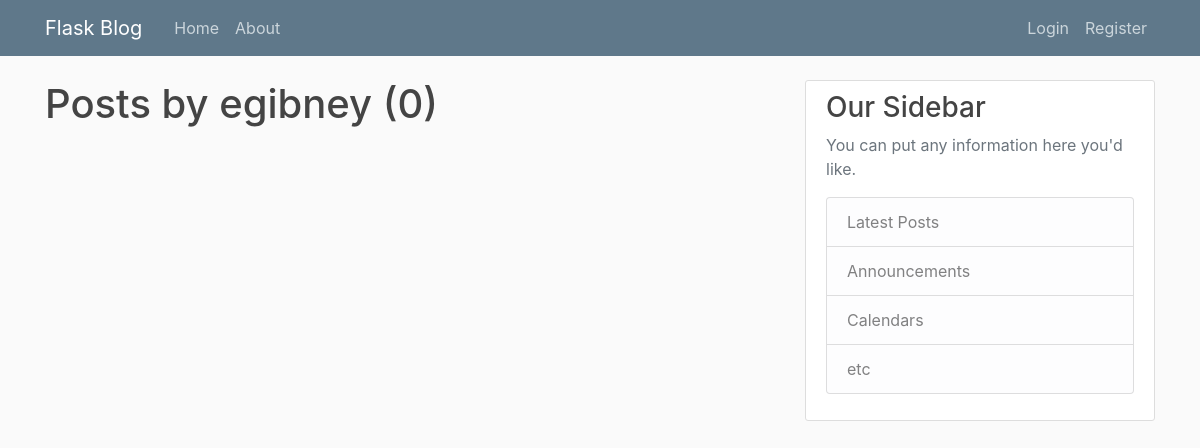
The page /user/egibney on the database as committed earlier.
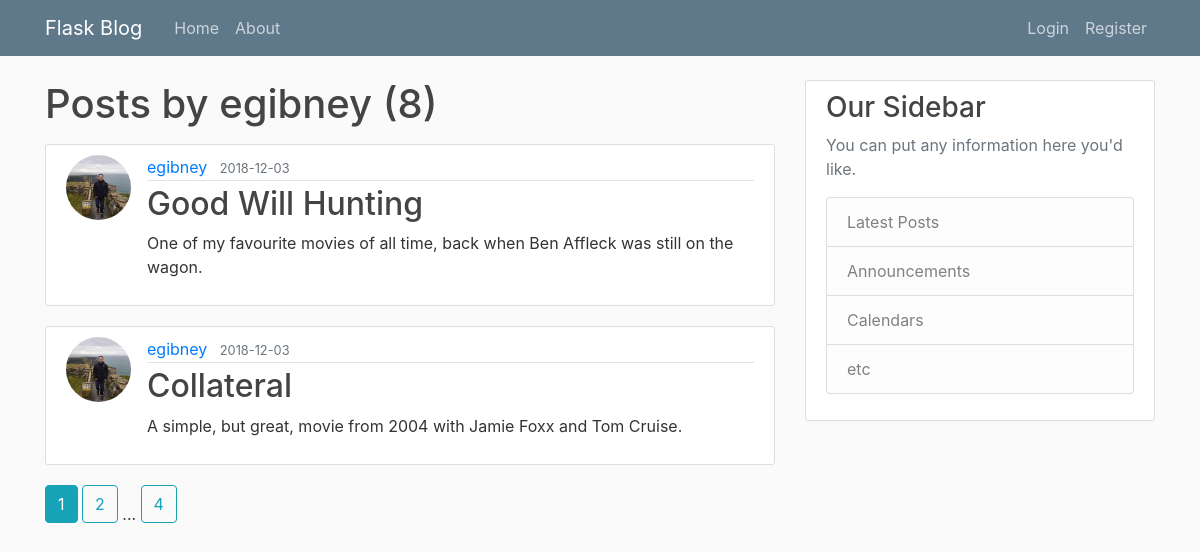
The same page on the database as committed later.
### flaskblog/models.py (models this page shows, shortened)
class User(db.Model, UserMixin):
    id = db.Column(db.Integer, primary_key=True)
    username = db.Column(db.String(20), unique=True, nullable=False)
    email = db.Column(db.String(120), unique=True, nullable=False)
    image_file = db.Column(db.String(20), nullable=False, default='default.jpg')
    password = db.Column(db.String(60), nullable=False)
    posts = db.relationship('Post', backref='author', lazy=True)

class Post(db.Model):
    id = db.Column(db.Integer, primary_key=True)
    title = db.Column(db.String(100), nullable=False)
    date_posted = db.Column(db.DateTime, nullable=False, default=datetime.utcnow)
    content = db.Column(db.Text, nullable=False)
    user_id = db.Column(db.Integer, db.ForeignKey('user.id'), nullable=False)

### flaskblog/routes.py (the view)
@app.route("/user/<string:username>")
def user_posts(username):
    page = request.args.get('page',1, type=int)
    user = User.query.filter_by(username=username).first_or_404()
    posts = Post.query.filter_by(author=user)\
        .order_by(Post.date_posted.desc())\
        .paginate(page=page, per_page=2)
    return render_template('user_posts.html', posts=posts, user=user)

### flaskblog/templates/user_posts.html
{% extends "layout.html" %}
{% block content %}
  <h1 class="mb-3">Posts by {{ user.username }} ({{ posts.total }})</h1>
  {% for post in posts.items %}
    <article class="media content-section">
      <img class="rounded-circle article-img" src="{{ url_for('static', filename='profile_pics/' + post.author.image_file) }}">
      <div class="media-body">
        <div class="article-metadata">
          <a class="mr-2" href="{{ url_for('user_posts',username=post.author.username) }}">{{ post.author.username }}</a>
          <small class="text-muted">{{ post.date_posted.strftime('%Y-%m-%d') }}</small>
        </div>
        <h2><a class="article-title" href="{{ url_for('post', post_id=post.id) }}">{{ post.title }}</a></h2>
        <p class="article-content">{{ post.content }}</p>
      </div>
    </article>
  {% endfor %}
  {% for page_num in posts.iter_pages(left_edge=1, right_edge=1, left_current=1, right_current=2) %}
    {% if page_num %}
      {% if posts.page == page_num %}
        <a class="btn btn-info mb-4" href="{{ url_for('user_posts', username=user.username, page=page_num) }}">{{ page_num }}</a>
      {% else %}
        <a class="btn btn-outline-info mb-4" href="{{ url_for('user_posts', username=user.username, page=page_num) }}">{{ page_num }}</a>
      {% endif %}
    {% else %}
        ...
    {% endif %}
  {% endfor %}
{% endblock %}

### flaskblog/templates/layout.html (shortened to what this page needs)
<!DOCTYPE html>
<html lang="en" dir="ltr">
  <head>
    <link rel="stylesheet" href="https://maxcdn.bootstrapcdn.com/bootstrap/4.0.0/css/bootstrap.min.css">
    <link rel="stylesheet" type="text/css" href="{{ url_for('static', filename='main.css') }}">
  </head>
  <body>
    <header class="site-header">
      <nav class="navbar navbar-expand-md navbar-dark bg-steel fixed-top">
        <div class="container">
          <a class="navbar-brand mr-4" href="/">Flask Blog</a>
          <div class="collapse navbar-collapse" id="navbarToggle">
            <div class="navbar-nav mr-auto">
              <a class="nav-item nav-link" href="{{ url_for('home') }}">Home</a>
              <a class="nav-item nav-link" href="{{ url_for('about') }}">About</a>
            </div>
            <div class="navbar-nav">
              {% if current_user.is_authenticated %}
                <a class="nav-item nav-link" href="{{ url_for('new_post') }}">New Post</a>
                <a class="nav-item nav-link" href="{{ url_for('account') }}">Account</a>
                <a class="nav-item nav-link" href="{{ url_for('logout') }}">Logout</a>
              {% else %}
                <a class="nav-item nav-link" href="{{ url_for('login') }}">Login</a>
                <a class="nav-item nav-link" href="{{ url_for('register') }}">Register</a>
              {% endif %}
            </div>
          </div>
        </div>
      </nav>
    </header>
    <main role="main" class="container">
      <div class="row">
        <div class="col-md-8">
          {% block content %}{% endblock %}
        </div>
        <div class="col-md-4">
          <div class="content-section">
            <h3>Our Sidebar</h3>
            <p class='text-muted'>You can put any information here you'd like.
              <ul class="list-group">
                <li class="list-group-item list-group-item-light">Latest Posts</li>
                <li class="list-group-item list-group-item-light">Announcements</li>
                <li class="list-group-item list-group-item-light">Calendars</li>
                <li class="list-group-item list-group-item-light">etc</li>
              </ul>
            </p>
          </div>
        </div>
      </div>
    </main>
  </body>
</html>

### flaskblog/static/main.css (style rules this page uses)
body { background: #fafafa; color: #333333; margin-top: 5rem; }
h1, h2, h3, h4, h5, h6 { color: #444444; }
.bg-steel { background-color: #5f788a; }
.site-header .navbar-nav .nav-link { color: #cbd5db; }
.content-section { background: #ffffff; padding: 10px 20px; border: 1px solid #dddddd; border-radius: 3px; margin-bottom: 20px; }
.article-title { color: #444444; }
.article-content { white-space: pre-line; }
.article-img { height: 65px; width: 65px; margin-right: 16px; }
.article-metadata { padding-bottom: 1px; margin-bottom: 4px; border-bottom: 1px solid #e3e3e3 }

Rows that differ between the two databases and show on the page:
added Post: image_file (picture), author.username "egibney", date_posted "2018-12-03", title "Good Will Hunting", content "One of my favourite movies of all time, back when Ben Affleck was still on the wagon."
added Post: image_file (picture), author.username "egibney", date_posted "2018-12-03", title "Collateral", content "A simple, but great, movie from 2004 with Jamie Foxx and Tom Cruise."
Other text that changed with them:
{{ posts.total }}: "0" → "8"
new list line: "1"
new list line: "2"
new list line: "4"
